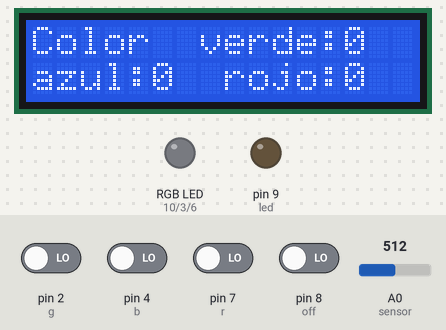
Simulated run of this sketch. Board: Arduino Uno, built with avr-gcc and run on an emulated ATmega328P. On the bench: 16×2 character LCD, an RGB LED mixed from three pins (HIGH = lit), output pins drawn as LEDs (lit = HIGH). Inputs (shaded band) come from the test bench; at power-on: pin 2 (g), pin 4 (b), pin 7 (r), pin 8 (off) LOW, A0 (sensor) = 512. Dim RGB values are drawn brighter than linear.

Above: at 1.2 s.
1.3 s: pin 2 (g) driven HIGH
At 1.75 s:
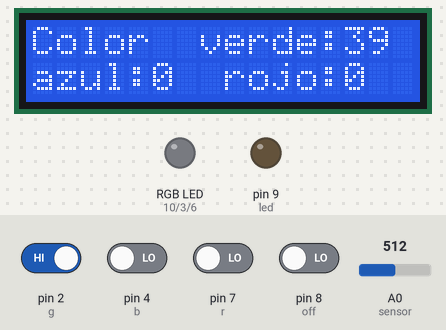
3.7 s: pin 4 (b) driven HIGH
At 3.86 s:
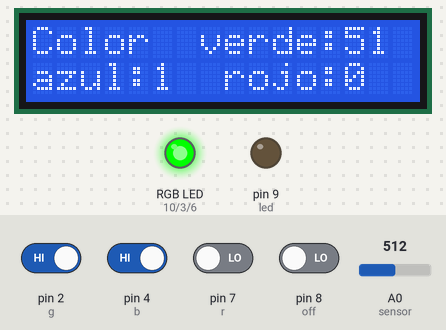
6.1 s: pin 7 (r) driven HIGH
At 6.27 s:
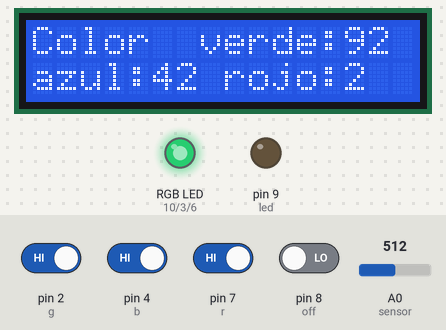
8.5 s: pin 8 (off) driven HIGH
At 8.97 s:
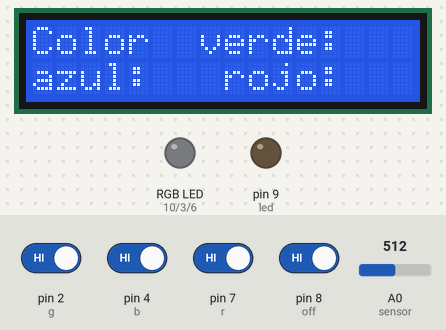
10.0 s: A0 (sensor) set to 467
11.5 s: A0 (sensor) set to 431
At 11.96 s:
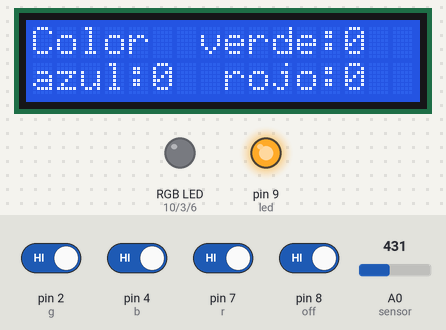
Timing chart, 0 to 14.5 s (numbered marks = the images above; inputs shaded):
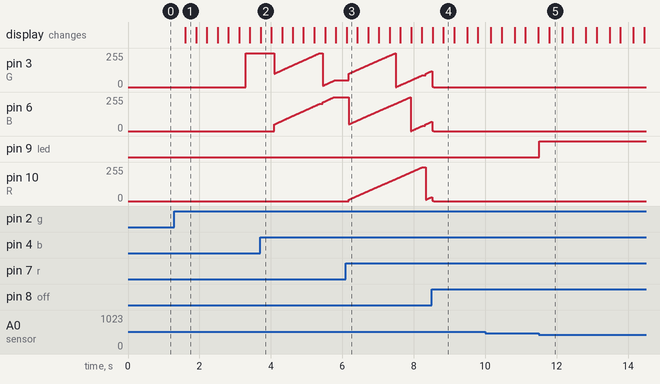

Measured:
- the behaviour switches between 450 and 449 on A0 (sensor) (found by bisection; images 4 and 5)
- after the input at 1.3 s, pin 3 (G): 0/255 → 255/255 after 2.0 s; the display: changes after 0.31 s (image 1)
- after the input at 3.7 s, pin 6 (B): moves from 0/255 to 255/255 over 1.7 s, starting after 0.39 s
- after the input at 11.5 s, pin 9 (led): LOW → HIGH at once

The sketch:

Arduino-Conjunto_de_cosas.ino
```cpp
#include <LiquidCrystal.h>


const int rs = 12, en = 11, d4 = 15, d5 = 16, d6 = 17, d7 = 18;

LiquidCrystal lcd(rs, en, d4, d5, d6, d7);

int led= 9;
int sensor= A0;
int val;
int R=10;
int B=6;
int G=3;

int g=2;
int b=4;
int r=7;
int off=8;

int sa;
int sb;
int sc;
int sd;


int d=0;
int e=0;
int f=0;

void setup() {
Serial.begin(9800);

lcd.begin(16, 2);
lcd.print("Color");

pinMode(led,OUTPUT);
pinMode(b, INPUT);
pinMode(g, INPUT);
pinMode(r, INPUT);


}

void loop() {

 lcd.setCursor(0, 1);
 lcd.print("azul:");
 lcd.setCursor(5, 1);
 lcd.print(d);

 lcd.setCursor(8, 1);
 lcd.print("rojo:");
 lcd.setCursor(13,1);
 lcd.print(f);

 lcd.setCursor(7, 0);
 lcd.print("verde:");
 lcd.setCursor(13,0);
 lcd.print(e);


int sa = digitalRead(b);
delay(1);

 if(sa==HIGH)
 {

  d=d+1;
  if(d>255)
  {
    d=0;
    lcd.setCursor(5, 1);
 lcd.print("   ");
  }
  analogWrite(B,d);
 }


int sb = digitalRead(g);
delay(1);
 if(sb==HIGH)
 {

  e=e+1;
  if(e>255)
  {
    e=0;
    lcd.setCursor(13, 0);
 lcd.print("   ");
  }
  analogWrite(G,e);
 }

 int sc = digitalRead(r);
delay(1);

 if(sc==HIGH)
 {

  f=f+1;
  if(f>255)
  {
    f=0;
    lcd.setCursor(13, 1);
 lcd.print("   ");
  }
  analogWrite(R,f);
 }


 int sd = digitalRead(off);
delay(1);

 if(sd==HIGH)
 {


 d=0;
 e=0;
 f=0;
 lcd.setCursor(13, 0);
 lcd.print("   ");
 lcd.setCursor(5, 1);
 lcd.print("   ");
 lcd.setCursor(13, 1);
 lcd.print("   ");
  analogWrite(R,0);
  analogWrite(G,0);
  analogWrite(B,0);

 }


  val = analogRead(sensor);

  if(val<450)
  {
    digitalWrite(led,HIGH);
  }
    else
    {
    digitalWrite(led,LOW);
  }

}
```
